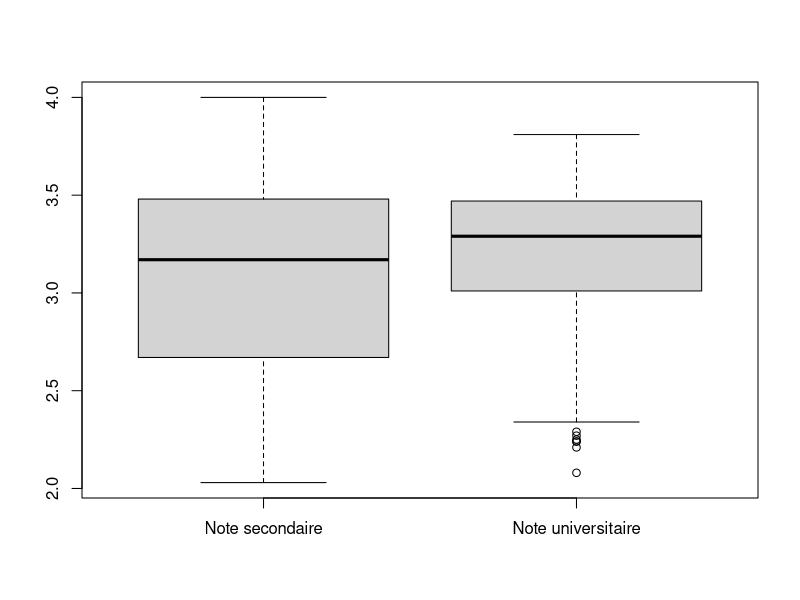
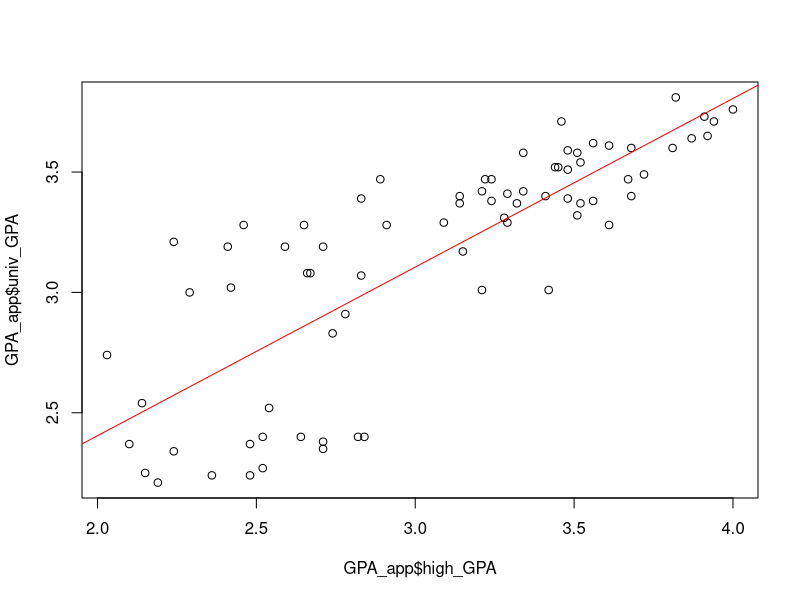

These figures' R source, in order:
GPA = read.csv("GPA.csv", header = T, dec = ",", sep = ";")

summary(GPA)

boxplot(GPA$high_GPA, GPA$univ_GPA, names = c("Note secondaire", "Note universitaire"))

GPA_app = GPA[1:75, ]
GPA_test = GPA[76:105, ]

plot(GPA_app$high_GPA, GPA_app$univ_GPA)

cor_coefficient <- cor(GPA_app$high_GPA, GPA_app$univ_GPA)
print(cor_coefficient)

reg <- lm(univ_GPA ~ high_GPA, data = GPA_app)

summary(reg)

abline(reg, col = "red")

summary(reg)

summary(reg)$r.squared

predictions <- predict(reg, GPA_test)

MAE <- mean(abs(predictions - GPA_test$univ_GPA))
print(MAE)
